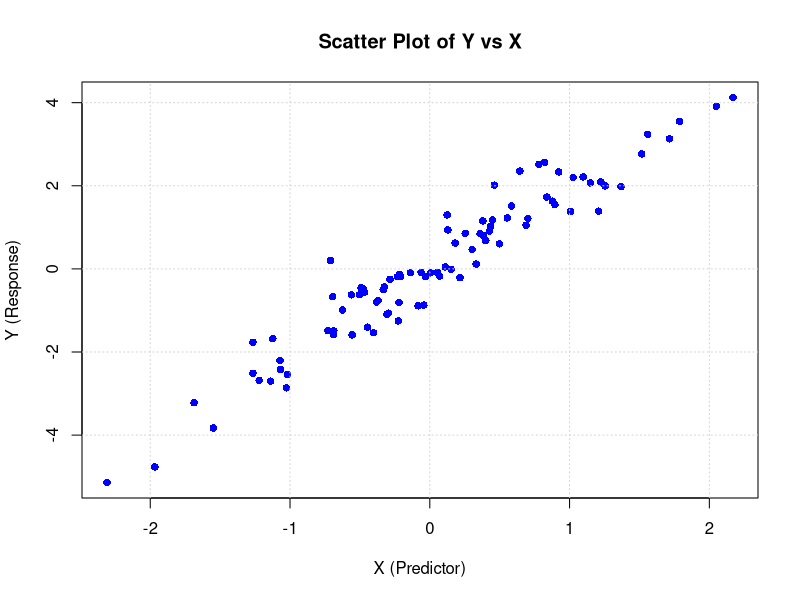

Source code (R):
# Load necessary libraries (if needed)
# install.packages("ggplot2")  # Uncomment if you need to install ggplot2
library(ggplot2)  # For enhanced plotting (optional)

# Example data (replace with your actual data loading code)
# If your data is in a file, use:
# data <- read.csv("your_data_file.csv")
# X <- data$X
# Y <- data$Y

# Simulated example data with some NA and Inf values
set.seed(123)
X <- c(rnorm(90, mean = 0, sd = 1), rep(NA, 5), rep(Inf, 5))  # X with NA and Inf
Y <- c(2 * X[1:90] + rnorm(90, mean = 0, sd = 0.5), rep(NA, 5), rep(Inf, 5))  # Y with NA and Inf

# Check for missing or infinite values
cat("Number of NA values in X:", sum(is.na(X)), "\n")
cat("Number of NaN values in X:", sum(is.nan(X)), "\n")
cat("Number of Inf values in X:", sum(is.infinite(X)), "\n")

cat("Number of NA values in Y:", sum(is.na(Y)), "\n")
cat("Number of NaN values in Y:", sum(is.nan(Y)), "\n")
cat("Number of Inf values in Y:", sum(is.infinite(Y)), "\n")

# Clean the data by removing rows with NA, NaN, or Inf
clean_data <- data.frame(X = X, Y = Y)
clean_data <- clean_data[is.finite(clean_data$X) & is.finite(clean_data$Y), ]
X <- clean_data$X
Y <- clean_data$Y

# Check the cleaned data
cat("Number of rows after cleaning:", nrow(clean_data), "\n")

# Plot the cleaned data
plot(X, Y, 
     main = "Scatter Plot of Y vs X", 
     xlab = "X (Predictor)", 
     ylab = "Y (Response)", 
     pch = 16,  # Use solid circles for points
     col = "blue")  # Color of the points

# Add a grid for better readability
grid()

# Comment on the plot
cat("The scatter plot shows a clear linear trend between X and Y, with some random noise.
    There are no obvious outliers or clusters in the data. The spread of the data appears
    to be consistent across the range of X, suggesting homoscedasticity. The relationship
    between X and Y seems to be linear, but further analysis (e.g., nonparametric regression)
    can help confirm this.")

